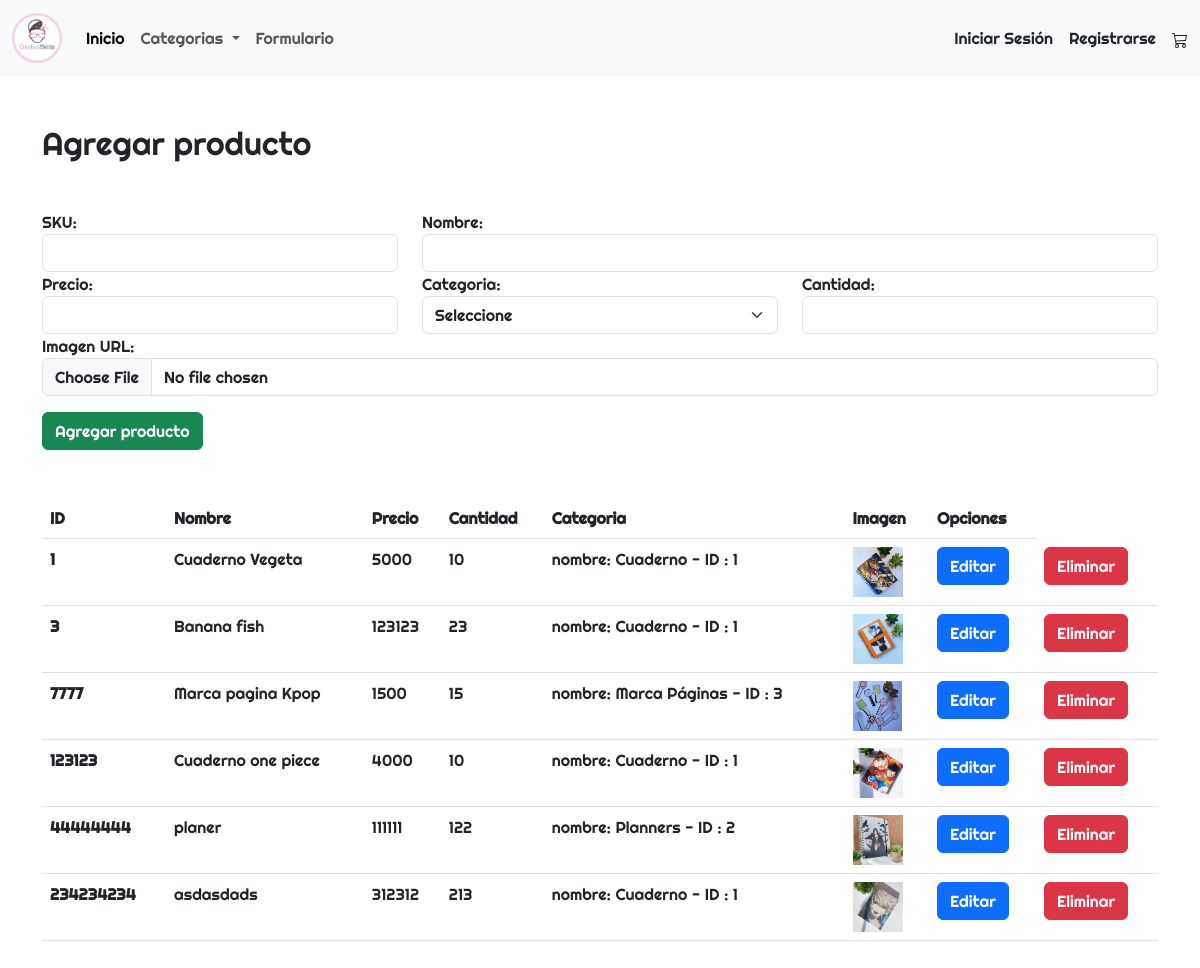
Page /formulario on the committed database.
### apps/Tienda/models.py (models this page shows)
class Producto(models.Model):
    id_producto = models.IntegerField(primary_key=True)
    nombre_producto = models.CharField(max_length=30,null=False)
    precio_producto = models.CharField(max_length=30,null=False)
    cantidad_producto = models.IntegerField(null=False)
    categoria_id = models.ForeignKey(Categoria,on_delete=models.CASCADE)
    imagen = models.ImageField(upload_to='imagenesProducto')

class Categoria(models.Model):
    id_categoria = models.IntegerField(primary_key=True)
    nombre_categoria = models.CharField(max_length=50,null=False)
    def __str__(self):
        txt = "nombre: {0} - ID : {1}"
        return txt.format(self.nombre_categoria,self.id_categoria)

### apps/Tienda/views.py (the view)
# urls.py: path('formulario',views.cargarFormulario),
def cargarFormulario(request):
    categorias  = Categoria.objects.all()
    productos = Producto.objects.all()
    return render(request,"formulario.html",{"categ":categorias, "produc":productos})

### apps/Tienda/templates/formulario.html (shortened to what this page needs)
{% extends './base.html' %}
{% load static %}
{% block body %}
<div class="container mt-5 mb-5">
    <h2 class="mb-5">Agregar producto</h2>
    <form id="formProductoAgregar" action="/agregar" method="POST" enctype="multipart/form-data"> {% csrf_token %}
        <div class="row">
            <div class="col-md-4">
                <label for="txtSku">SKU:</label>
                <input name="txtSku" id="txtSku" type="text" class="form-control">
            </div>
            <div class="col-md-8">
                <label for="txtNombre">Nombre:</label>
                <input name="txtNombre" id="txtNombre" type="text" class="form-control">
            </div>
            <div class="col-md-4">
                <label for="txtPrecio">Precio:</label>
                <input name="txtPrecio" id="txtPrecio" type="text" class="form-control">
            </div>
            <div class="col-md-4">
                <label for="cmbCategoria">Categoria:</label>
                <select  id="cmbCategoria" name="cmbCategoria" class="form-select" aria-label="Default select example">
                    <option id="cmbCategoria" disabled selected value="null">Seleccione</option>
                  </select>
            </div>
            <div class="col-md-4">
                <label for="txtStock">Cantidad:</label>
                <input name="txtStock" id="txtStock" type="text" class="form-control">
            </div>
            <div class="col-md-12">
                <label for="txtImg">Imagen URL:</label>
                <input name="txtImg" id="txtImg" type="file" class="form-control">
            </div>
        </div>
        <button class="btn btn-success mt-3">Agregar producto</button>
    </form>
    <table class="table mt-5">
        <thead>
          <tr>
            <th scope="col">ID</th>
            <th scope="col">Nombre</th>
            <th scope="col">Precio</th>
            <th scope="col">Cantidad</th>
            <th scope="col">Categoria</th>
            <th scope="col">Imagen</th>
            <th scope="col">Opciones</th>
          </tr>
        </thead>
        <tbody>
            {% for i in produc %}
          <tr>
            <th scope="row">{{i.id_producto}}</th>
            <td>{{i.nombre_producto}}</td>
            <td>{{i.precio_producto}}</td>
            <td>{{i.cantidad_producto}}</td>
            <td>{{i.categoria_id}}</td>
            <td><img src="{{i.imagen.url}}" alt="" height="50px"></td>
            <td>
                <a href="/editarFormulario/{{i.id_producto}}" class="btn btn-primary">Editar</a>
            </td>
            <td>
                <a href="/eliminar/{{i.id_producto}}" class="btn btn-danger">Eliminar</a>
            </td>
          </tr>
          {% endfor %}
        </tbody>
      </table>
</div>
{% endblock %}

### apps/Tienda/static/css/style.css (style rules this page uses)
body { font-family: 'Righteous', cursive; }

### rows in the picture
Producto: id_producto "1", nombre_producto "Cuaderno Vegeta", precio_producto "5000", cantidad_producto "10", categoria_id "nombre: Cuaderno - ID : 1", imagen (picture)
Producto: id_producto "3", nombre_producto "Banana fish", precio_producto "123123", cantidad_producto "23", categoria_id "nombre: Cuaderno - ID : 1", imagen (picture)
Producto: id_producto "7777", nombre_producto "Marca pagina Kpop", precio_producto "1500", cantidad_producto "15", categoria_id "nombre: Marca Páginas - ID : 3", imagen (picture)
Producto: id_producto "123123", nombre_producto "Cuaderno one piece", precio_producto "4000", cantidad_producto "10", categoria_id "nombre: Cuaderno - ID : 1", imagen (picture)
Producto: id_producto "44444444", nombre_producto "planer", precio_producto "111111", cantidad_producto "122", categoria_id "nombre: Planners - ID : 2", imagen (picture)
Producto: id_producto "234234234", nombre_producto "asdasdads", precio_producto "312312", cantidad_producto "213", categoria_id "nombre: Cuaderno - ID : 1", imagen (picture)
